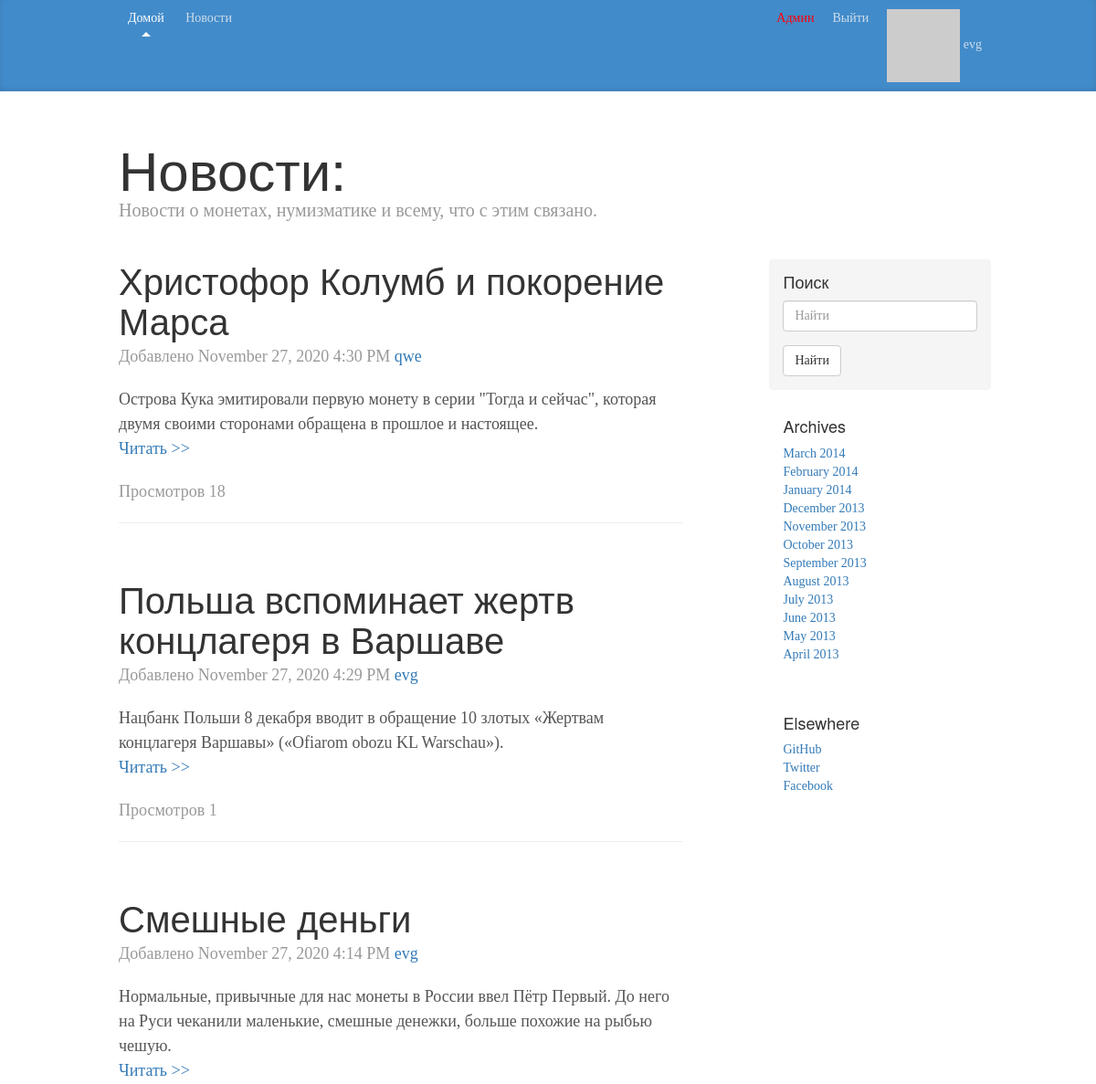
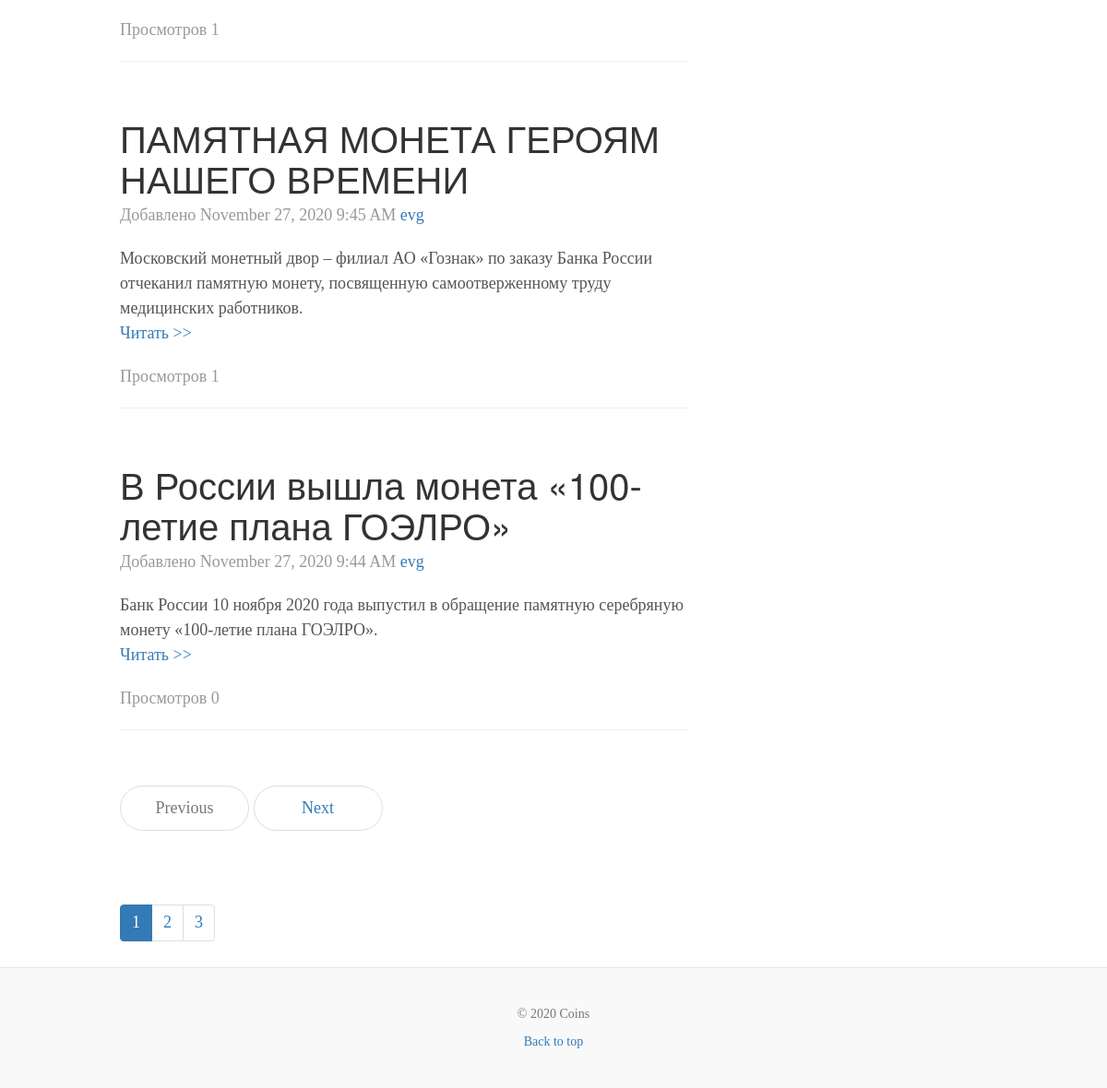
/news/ (signed in), run on the app's committed database (2 pictures, top to bottom).
### app/models.py (models this page shows, shortened)
class User(db.Model, UserMixin):
    __tablename__ = 'user'
    id = db.Column(db.Integer, primary_key=True)
    email = db.Column(db.String(255), unique=True)
    username = db.Column(db.String(255), unique=True, index=True)
    password_hash = db.Column(db.String(255))
    active = db.Column(db.Boolean())
    confirmed_at = db.Column(db.DateTime())
    name = db.Column(db.String(64))
    location = db.Column(db.String(64))
    member_since = db.Column(db.DateTime(), default=datetime.utcnow)
    about_me = db.Column(db.String(140))
    last_seen = db.Column(db.DateTime, default=datetime.utcnow)
    avatar_hash = db.Column(db.String(32))
    roles = db.relationship('Role', secondary='roles_users', backref=db.backref('users', lazy='dynamic'))
    posts = db.relationship('Post', backref='author', lazy='dynamic')
    img = db.relationship('StorageImg', backref='author', lazy='dynamic')
    @property
    def password(self):
        raise AttributeError('password is not a readable attribute')
    def gravatar(self, size=100, default='identicon', rating='g'):
        url = 'https://secure.gravatar.com/avatar'
        hash = self.avatar_hash or self.gravatar_hash()
        return '{url}/{hash}?s={size}&d={default}&r={rating}'.\
                        format(url=url, hash=hash, size=size, default=default, rating=rating)
    def is_administrator(self):
        for r in self.roles:
            if str(r) == 'admin':
                return True
        return False

class Post(db.Model):
    __tablename__ = 'post'
    id = db.Column(db.Integer, primary_key=True)
    title = db.Column(db.String(150))
    slug = db.Column(db.String(140), unique=True)
    pre_body = db.Column(db.Text)
    body = db.Column(db.Text)
    created = db.Column(db.DateTime, index=True, default=datetime.utcnow)
    count = db.Column(db.Integer, default=0)
    author_id = db.Column(db.Integer, db.ForeignKey('user.id'))
    tags = db.relationship('Tag', secondary='tags_posts', backref=db.backref('posts', lazy='dynamic'))

### app/posts/controllers.py (the view)
@module.route('/news/')
def news():
    q = request.args.get('q')
    page = request.args.get('page')
    if page and page.isdigit():
        page = int(page)
    else:
        page = 1
    if q:
        posts = Post.query.filter(Post.title.contains(q) | Post.body.contains(q))
    else:
        posts = Post.query.order_by(Post.created.desc())
    pages = posts.paginate(page=page, per_page=app.config['PER_PAGE_NEWS'], error_out=False)
    return render_template('posts/news.html', posts=posts, pages=pages)

### app/models.py (called while the page is built)
@login_manager.user_loader
def load_user(user_id):
    return User.query.get(int(user_id))

    def __repr__(self):
        return self.name

### app/templates/posts/news.html (shortened to what this page needs)
{% extends "layout.html" %}
{% block title_post%}Новости:{% endblock %}
{% block pre_title_post%}Новости о монетах, нумизматике и всему, что с этим связано.{% endblock %}
{% block content %}
{% for post in pages.items %}
<div class="blog-post">
  <h2 class="blog-post-title">{{ post.title }}</h2>
  <p class="blog-post-meta"> Добавлено {{ moment(post.created).format('LLL') }}
    <a href="{{ url_for('users.user', username=post.author.username) }}">{{ post.author.username }}</a></p>
  {{ post.pre_body|safe }}
  <p class="blog-post-meta"><a href="{{ url_for('posts.news_detal', slug=post.slug) }}">Читать >></a></p>
  <p class="blog-post-meta">Просмотров {{ post.count }}</p>
  <hr>
</div>
{% endfor %}
<nav>
  <ul class="pager">
    <li {% if not pages.has_prev %} class="disabled" {% endif %}>
      <a href="?page={{ pages.prev_num }}">Previous</a></li>
    <li {% if not pages.has_next %} class="disabled" {% endif %}>
    <a href="?page={{ pages.next_num }}">Next</a></li>
  </ul>
  <ul class="pagination">
    {% for page in pages.iter_pages() %}
    {% if page %}
    <li {% if page == pages.page %} class="active" {% endif %}><a href="?page={{ page }}">{{ page }}</a>
    {% else %}
    <li><span>…</span></li>
    {% endif %}
    {% endfor %}
  </ul>
</nav>
{% endblock %}

### app/templates/layout.html (shortened to what this page needs)
{% extends "bootstrap/base.html" %}
{% import "bootstrap/fixes.html" as fixes %}
{% block head %}
  {{super()}}
{% endblock %}
{% block styles %}
  {{super()}}
  <link href="/static/css/blog.css" rel="stylesheet">
{% endblock %}
{% block body %}
  {% block navbar %}
  <div class="blog-masthead">
    <div class="container">
    <nav class="blog-nav">
            <a class="blog-nav-item active" href="{{ url_for('users.index') }}">Домой</a>
            <a class="blog-nav-item" href="{{ url_for('posts.news') }}">Новости</a>
            {% if current_user.is_authenticated %}
            <a class="blog-nav-item navbar-right" href="{{ url_for('users.user', username=current_user.username) }}">
                  <img src="{{ current_user.gravatar(size=18) }}">
                  {{ current_user.username }}
                </a>
            <a class="blog-nav-item navbar-right" href="{{ url_for('users.logout') }}">Выйти</a>
            {% else %}
            <a class="blog-nav-item navbar-right" href="{{ url_for('users.reg') }}">Регистрация</a>
            <a class="blog-nav-item navbar-right" href="{{ url_for('users.log') }}"><span class="glyphicon glyphicon-log-in"></span>  Войти</a>
            {% endif %}
          {% if current_user.is_authenticated %}
                {% if current_user.is_administrator() %}
              <a class="blog-nav-item navbar-right" style="color: rgb(255, 0, 0)" href="{{ url_for('admin.index') }}">Админ</a>
                {% endif %}
          {% endif %}
    </nav>
  </div>
  </div>
  {% endblock %}
  <div class="container">
    {% import "bootstrap/utils.html" as utils %} {{ utils.flashed_messages(dismissible=True, container=False) }}
    <div class="blog-header">
      <h1 class="blog-title">{% block title_post%}{% endblock %}</h1>
      <p class="lead blog-description">{% block pre_title_post%}{% endblock %}</p>
    </div>
    <div class="row">
      <div class="col-sm-8 blog-main">
      {% block content %}{% endblock %}
      </div>
      <div class="col-sm-3 col-sm-offset-1 blog-sidebar">
        <div class="sidebar-module sidebar-module-inset">
          <h4>Поиск</h4>
          <form method='GET' action="{{ url_for('posts.news') }}">
            <div class="form-group">
              <input type="text" class="form-control" placeholder="Найти" name="q" value="{{ request.args.get('q', '') }}">
            </div>
            <button type="submit" class="btn btn-default">Найти</button>
          </form>
        </div>
        <div class="sidebar-module">
          <h4>Archives</h4>
          <ol class="list-unstyled">
            <li><a href="#">March 2014</a></li>
            <li><a href="#">February 2014</a></li>
            <li><a href="#">January 2014</a></li>
            <li><a href="#">December 2013</a></li>
            <li><a href="#">November 2013</a></li>
            <li><a href="#">October 2013</a></li>
            <li><a href="#">September 2013</a></li>
            <li><a href="#">August 2013</a></li>
            <li><a href="#">July 2013</a></li>
            <li><a href="#">June 2013</a></li>
            <li><a href="#">May 2013</a></li>
            <li><a href="#">April 2013</a></li>
          </ol>
        </div>
        <div class="sidebar-module">
          <h4>Elsewhere</h4>
          <ol class="list-unstyled">
            <li><a href="#">GitHub</a></li>
            <li><a href="#">Twitter</a></li>
            <li><a href="#">Facebook</a></li>
          </ol>
        </div>
      </div>
    </div>
  </div>
  <footer class="blog-footer">
      <p class="text-muted">&copy; <script type="text/javascript">var mdate = new Date(); document.write(mdate.getFullYear());</script> {{ config.get('APP_NAME')  }} </p>
      <p>
        <a href="#">Back to top</a>
      </p>
  </footer>
{% endblock %}

### app/static/css/blog.css (style rules this page uses)
body { font-family: Georgia, "Times New Roman", Times, serif; color: #555; }
h1, .h1, h2, .h2, h3, .h3, h4, .h4, h5, .h5, h6, .h6 { margin-top: 0; font-family: "Helvetica Neue", Helvetica, Arial, sans-serif; font-weight: normal; color: #333; }
@media (min-width: 1200px) { .container { width: 970px; } }
.blog-masthead { background-color: #428bca; -webkit-box-shadow: inset 0 -2px 5px rgba(0,0,0,.1); box-shadow: inset 0 -2px 5px rgba(0,0,0,.1); }
.blog-nav-item { position: relative; display: inline-block; padding: 10px; font-weight: 500; color: #cdddeb; }
.blog-nav .active { color: #fff; }
.blog-nav .active:after { position: absolute; bottom: 0; left: 50%; width: 0; height: 0; margin-left: -5px; vertical-align: middle; content: " "; border-right: 5px solid transparent; border-bottom: 5px solid; border-left: 5px solid transparent; }
.blog-header { padding-top: 20px; padding-bottom: 20px; }
.blog-title { margin-top: 30px; margin-bottom: 0; font-size: 60px; font-weight: normal; }
.blog-description { font-size: 20px; color: #999; }
.blog-main { font-size: 18px; line-height: 1.5; }
.sidebar-module { padding: 15px; margin: 0 -15px 15px; }
.sidebar-module-inset { padding: 15px; background-color: #f5f5f5; border-radius: 4px; }
.pager { margin-bottom: 60px; text-align: left; }
.pager > li > a { width: 140px; padding: 10px 20px; text-align: center; border-radius: 30px; }
.blog-post { margin-bottom: 60px; }
.blog-post-title { margin-bottom: 5px; font-size: 40px; }
.blog-post-meta { margin-bottom: 20px; color: #999; }
.blog-footer { padding: 40px 0; color: #999; text-align: center; background-color: #f9f9f9; border-top: 1px solid #e5e5e5; }
.blog-footer p:last-child { margin-bottom: 0; }

### data on the page
User: username "evg"
Post: title "Христофор Колумб и покорение Марса", created "November 27, 2020 4:30 PM", author.username "qwe", pre_body "Острова Кука эмитировали первую монету в серии \"Тогда и сейчас\", которая двумя своими сторонами обращена в прошлое и настоящее.", count "18"
Post: title "Польша вспоминает жертв концлагеря в Варшаве", created "November 27, 2020 4:29 PM", author.username "evg", pre_body "Нацбанк Польши 8 декабря вводит в обращение 10 злотых «Жертвам концлагеря Варшавы» («Ofiarom obozu KL Warschau»).", count "1"
Post: title "Смешные деньги", created "November 27, 2020 4:14 PM", author.username "evg", pre_body "Нормальные, привычные для нас монеты в России ввел Пётр Первый. До него на Руси чеканили маленькие, смешные денежки, больше похожие на рыбью чешую.", count "1"
Post: title "ПАМЯТНАЯ МОНЕТА ГЕРОЯМ НАШЕГО ВРЕМЕНИ", created "November 27, 2020 9:45 AM", author.username "evg", pre_body "Московский монетный двор – филиал АО «Гознак» по заказу Банка России отчеканил памятную монету, посвященную самоотверженному труду медицинских работников.", count "1"
Post: title "В России вышла монета «100-летие плана ГОЭЛРО»", created "November 27, 2020 9:44 AM", author.username "evg", pre_body "Банк России 10 ноября 2020 года выпустил в обращение памятную серебряную монету «100-летие плана ГОЭЛРО».", count "0"

### other printed values
{{ page }} "1" "2" "3"
{{ config.get('APP_NAME') }} "Coins"
